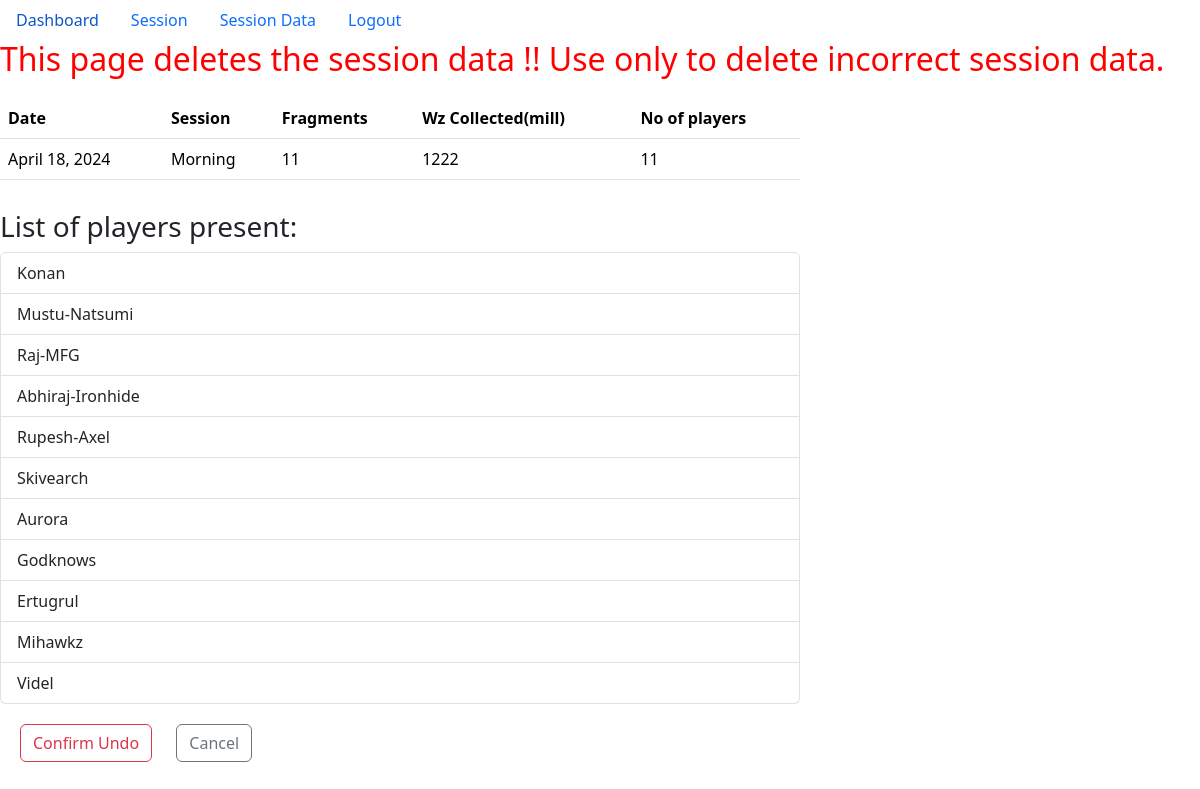
Page /undo/70/ (signed in) on the committed database.
### fragments/models.py (models this page shows, shortened)
class sess(models.Model):
    dateSession=models.DateField()
    time_of_day = models.CharField(max_length=7, choices=[('morning', 'Morning'), ('night', 'Night')])
    noFrag = models.PositiveIntegerField()
    wzCollected = models.PositiveIntegerField()
    noPlayers=models.PositiveIntegerField()
    player_ids=models.CharField(max_length=255, default="1,2,3")

class players(models.Model):
    name = models.CharField(max_length=255,unique=True)
    fragNo = models.DecimalField(max_digits=10, decimal_places=2, validators=[MinValueValidator(0)])
    wz = models.DecimalField(max_digits=10, decimal_places=2, validators=[MinValueValidator(0)])

### fragments/views.py (the view)
# urls.py: path('undo/<int:id>/', views.undo_session, name='undo'),
@login_required(login_url='loginpage')
def undo_session(request,id):
    sessionD=sess.objects.get(id=id)
    frags=sessionD.noFrag
    wz=sessionD.wzCollected
    no=sessionD.noPlayers
    ids=sessionD.player_ids
    lstIds=ids.split(",")
    leng=len(lstIds)
    lst_players=[]
    for i in range(0,leng):
        lstIds[i]=int(lstIds[i])
        player=players.objects.get(id=lstIds[i])
        lst_players.append(player)
    return render(request,'fragments/sessUndo.html',{"players":lst_players,"d":sessionD})

### fragments/templates/fragments/sessUndo.html (shortened to what this page needs)
{% extends 'fragments/base.html' %}
{% block body %}
<h2 style="margin-bottom: 20px; color: red;">This page deletes the session data !! Use only to delete incorrect session data.</h2>
<div class="c" style="width: 800px;">
  <table class="table">
    <thead>
      <tr>
        <th scope="col">Date</th>
        <th scope="col">Session</th>
        <th scope="col">Fragments</th>
        <th scope="col">Wz Collected(mill)</th>
        <th scope="col">No of players</th>
      </tr>
    </thead>
    <tbody>
      <tr>
        <td scope="row">{{ d.dateSession }}</td>
        <td>{{ d.time_of_day }}</td>
        <td>{{ d.noFrag }}</td>
        <td>{{ d.wzCollected }}</td>
        <td>{{ d.noPlayers }}</td>
      </tr>
    </tbody>
  </table>
  <h3 style="margin-top: 30px;">List of players present:</h3>
  <ul class="list-group">
    {% for p in players %}
    <li class="list-group-item">{{ p.name }}</li>
    {% endfor %}
  </ul>
<div class="b" style="margin-left: 20px; margin-top: 20px;">
  <a class="btn btn-outline-danger" href="{% url 'undosess' d.id %}" role="button">Confirm Undo</a>
  <a class="btn btn-outline-secondary" href="{% url 'sessionD' %}" role="button" style="margin-left: 20px;">Cancel</a>
</div>
</div>
{% endblock body %}

### rows in the picture
sess: dateSession "April 18, 2024", time_of_day "Morning", noFrag "11", wzCollected "1222", noPlayers "11"
players: name "Konan"
players: name "Mustu-Natsumi"
players: name "Raj-MFG"
players: name "Abhiraj-Ironhide"
players: name "Rupesh-Axel"
players: name "Skivearch"
players: name "Aurora"
players: name "Godknows"
players: name "Ertugrul"
players: name "Mihawkz"
players: name "Videl"
